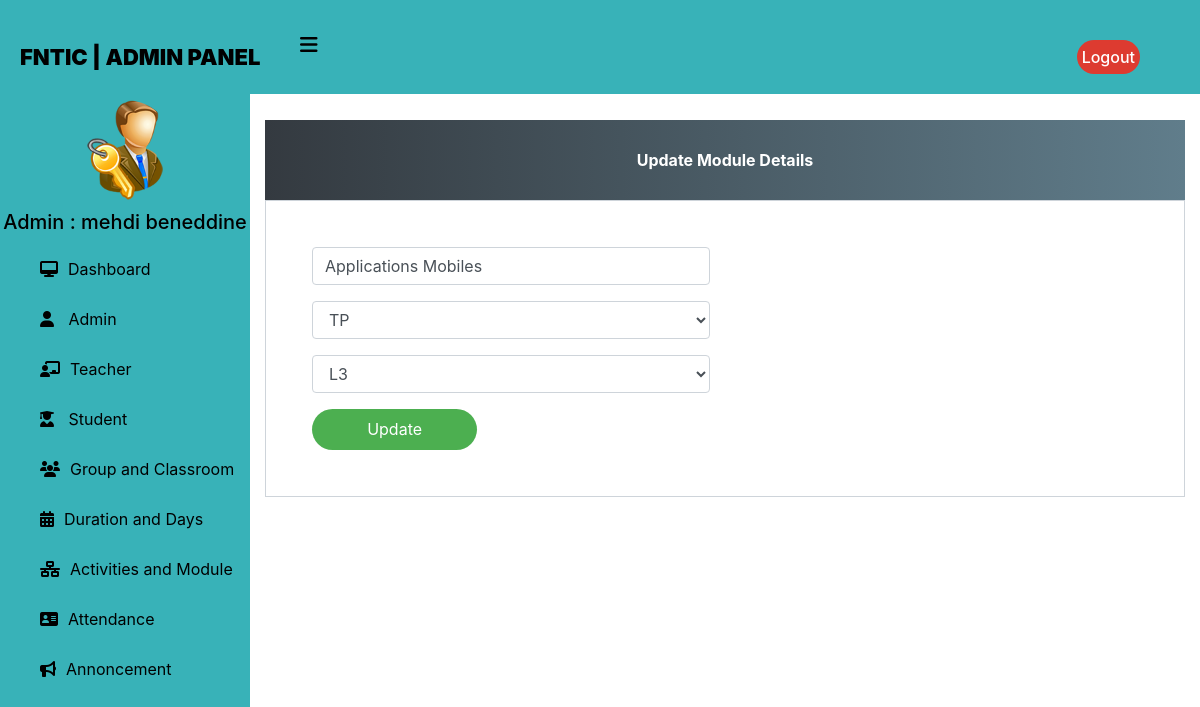
The app's page /update-module/1 (signed in) with its own data.
### home/models.py (models this page shows, shortened)
class Module(models.Model):
    name = models.CharField(max_length=50)
    codeM = models.CharField(max_length=10,choices=codeM,default='C')
    level = models.CharField(max_length=10,choices=level,default='L1')

### home/views.py (the view)
# urls.py: path('update-module/<int:pk>', views.update_module_view,name='update-module'),
@login_required(login_url="login")
@user_passes_test(is_admin)
def update_module_view(request,pk):
    module = models.Module.objects.get(id=pk)
    form=forms.Modules(instance=module)
    mydict={'form':form}
    if request.method=='POST':
        form=forms.Modules(request.POST,instance=module)
        if  form.is_valid():
            module=form.save()
            module.save()
            return redirect('admin-view-module')
    return render(request,'school/admin_update_module.html',context=mydict)

### home/forms.py
class Modules(forms.ModelForm):
    class Meta:
        model=models.Module
        fields=['name','codeM','level']

### home/views.py (called while the page is built)
def is_admin(user):
    return user.groups.filter(name='ADMIN').exists()

### templates/school/admin_update_module.html (shortened to what this page needs)
{% extends 'school/adminbase.html' %}
{% load widget_tweaks %}
{% block content %}
<head>
  <link href="//maxcdn.bootstrapcdn.com/bootstrap/4.1.1/css/bootstrap.min.css" rel="stylesheet" id="bootstrap-css">
</head>
<form method="post">
  <div class="container register-form">
    <div class="form">
      <div class="note">
        <p>Update Module Details</p>
      </div>
    <div class="form-content">
        <div class="row">
            <div class="col-md-6">
                <div class="form-group">
                    {% render_field form.name class="form-control" placeholder="Name" %}
                </div>
                <div class="form-group">
                    {% render_field form.codeM class="form-control" placeholder="code Module" %}
                </div>
                <div class="form-group">
                    {% render_field form.level class="form-control" placeholder="Level" %}
                </div>
            </div>
        </div>
        <button type="submit" class="btnSubmit">Update</button>
    </div>
    </div>
  </div>
</form>
{% endblock content %}

### templates/school/adminbase.html (shortened to what this page needs)
{% load static %}
<!DOCTYPE html>
<html lang="en" dir="ltr">
<head>
  <link rel="stylesheet" href="https://cdnjs.cloudflare.com/ajax/libs/font-awesome/6.4.0/css/all.min.css">
</head>
<body>
  <header>
    <label for="check">
      <i class="fas fa-bars" id="sidebar_btn"></i>
    </label>
    <div class="left_area">
      <h3>FNTIC | Admin Panel</h3>
    </div>
    <div class="right_area">
      <a href="{%url 'admin_logout'%}" class="logout_btn">Logout</a>
    </div>
  </header>
  <div class="sidebar">
    <center>
      <img src="{% static 'image/admin-icn.png' %}" class="profile_image" alt="">
      <h5>Admin : {{request.user.first_name}} {{ user.last_name }}</h5>
    </center>
    <a href="/admin-dashboard"><i class="fas fa-desktop"></i><span>Dashboard</span></a>
    <a href="/admin-admin"><i class="fas fa-user"></i> <span>Admin</span></a>
    <a href="/admin-teacher"><i class="fas fa-chalkboard-teacher"></i><span>Teacher</span></a>
    <a href="/admin-student"> <i class="fas fa-user-graduate"></i> <span>Student</span></a>
    <a href="/admin-group"><i class="fas fa-users"></i><span>Group and Classroom</span></a>
    <a href="/admin-duration-module"><i class="fas fa-calendar-alt"></i><span>Duration and Days</span></a>
    <a href="/admin-Activities"><i class="fas fa-network-wired"></i><span>Activities and Module</span></a>
    <a href="/admin-attendance"><i class="fas fa-address-card"></i><span>Attendance</span></a>
    <a href="/admin-notice"><i class="fas fa-bullhorn"></i><span>Annoncement</span></a>
  </div>
  <div class="content">
    <br><br><br><br><br>
    {% block content %}
    {% endblock content %}
</body>
</html>

### templates/school/adminbase.html (style rules this page uses)
a:link { text-decoration: none; }
body { margin: 0; padding: 0; font-family: "Roboto", sans-serif; }
header { position: fixed; background: #38b2b8; padding: 20px; width: 100%; z-index: 1; }
.left_area h3 { color: #000; margin: 0px; text-transform: uppercase; font-size: 22px; font-weight: 900; }
.logout_btn { padding: 5px; background: #dd3b30; text-decoration: none; float: right; margin-top: -30px; margin-right: 40px; border-radius: 30px; font-size: 16px; font-weight: 500; color: #fff; transition: 0.5s; }
.sidebar { background: #38b2b8; margin-top: 70px; padding-top: 30px; position: fixed; left: 0; width: 250px; height: 100%; transition: 0.5s; transition-property: left; }
.sidebar .profile_image { width: 100px; height: 100px; border-radius: 100px; margin-bottom: 10px; }
.sidebar h5 { color: #000; text size: 12px; margin-top: 0; margin-bottom: 10px; }
.sidebar a { color: #000; display: block; width: 100%; line-height: 50px; text-decoration: none; padding-left: 40px; box-sizing: border-box; transition: 0.5s; }
.sidebar i { padding-right: 10px; }
label #sidebar_btn { z-index: 1; color: #000; position: fixed; cursor: pointer; left: 300px; font-size: 20px; margin: 5px 0; transition: 0.5s; transition-property: color; }
.content { margin-left: 250px; background-position: center; background-size: cover; height: 100vh; transition: 0.5s; }

### templates/school/admin_update_module.html (style rules this page uses)
a:link { text-decoration: none; }
.note { text-align: center; height: 80px; background: -webkit-linear-gradient(left, #343a40, #607d8b); color: #fff; font-weight: bold; line-height: 80px; }
.form-content { padding: 5%; border: 1px solid #ced4da; margin-bottom: 2%; }
.form-control { border-radius: 1.5rem; }
.btnSubmit { border: none; border-radius: 1.5rem; padding: 1%; width: 20%; cursor: pointer; background: #4caf50; color: #fff; }

### records on screen
Module: name "Applications Mobiles", codeM "TP", level "L3"

### other values on screen
{{ request.user.first_name }} "mehdi"
{{ user.last_name }} "beneddine"
